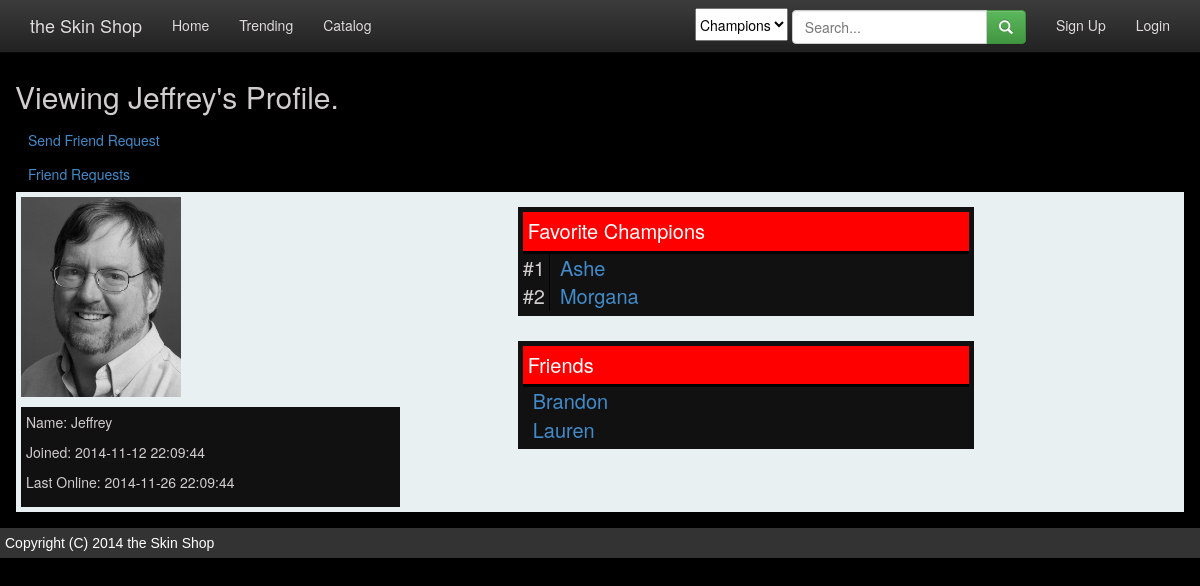
Screenshot of /profile.php?id=2 with the database file from the repository.
### tables this page shows
create table users (
	id           int(11)      NOT NULL AUTO_INCREMENT,
	user_name    varchar(255) NOT NULL,
	password     varchar(255) NOT NULL,
	avatar_img   varchar(255) NULL,
	visibility   int(11)      NOT NULL,
	is_admin     bit(1)       NOT NULL,
	last_login   datetime     NULL,
	date_created datetime     NOT NULL,
	last_updated datetime     NOT NULL,
	PRIMARY KEY (id),
	FOREIGN KEY (visibility) REFERENCES visibility_settings (id)
);

create table champions (
	id           int(11)      NOT NULL AUTO_INCREMENT,
	name         varchar(255) NOT NULL,
	title        varchar(255) NOT NULL,
	role_id      int(11)      NOT NULL,
	icon_img_url varchar(255) NULL,
	date_created datetime     NOT NULL,
	last_updated datetime     NOT NULL,
	PRIMARY KEY (id),
	FOREIGN KEY (role_id) REFERENCES champion_roles (id)
);

### _login.php (called while the page is built, shortened)
<?php
if (array_key_exists('user_id', $_SESSION)) {
    $user_id = $_SESSION['user_id'];
    $user_name = $_SESSION['user_name'];
    $b_user_logged_in = 1;
    $b_user_is_admin = $_SESSION['is_admin'];
} else {
    $user_id = 0;
}

### _paths.php (called while the page is built, shortened)
<?php
$user_avatar_img_path = "img/uploads/users/avatars";

### profile.php (the view, shortened to what this page needs)
<?php include '_header.php'; ?>
<?php include '_connect.php'; ?>
<?php include '_paths.php'; ?>
    <link rel="stylesheet" href="css/dark_styles.css"/>
<?php
if (array_key_exists('id', $_GET))
    $id = $_GET['id'];
else
    $id = $user_id;
$my_profile = ($id == $user_id) ? true : false;
$sql = <<<SQL
    SELECT *
    FROM users
    WHERE id=$id
SQL;
if (!$user_result = mysqli_query($db_connection, $sql)) {
    die('There was an error running the query [' . mysqli_error($db_connection) . ']');
}
$user = null;
if ($user_result->num_rows > 0) {
    $user = $user_result->fetch_assoc();
}
$sql = <<<SQL
   SELECT c.id as champion_id, c.name as champion_name
   FROM user_champion uc
   JOIN champions c ON uc.champion_id = c.id
   WHERE uc.user_id = $id
   ORDER BY uc.date_created
   LIMIT 5
SQL;
if (!$user_champions_result = mysqli_query($db_connection, $sql)) {
    die('There was an error running the query [' . mysqli_error($db_connection) . ']');
}
$sql = <<<SQL
   SELECT u.*
   FROM user_friend uf
   JOIN users u ON uf.friend_id = u.id
   WHERE uf.user_id = $id
   LIMIT 5
SQL;
if (!$friends_result = mysqli_query($db_connection, $sql)) {
    die('There was an error running the query [' . mysqli_error($db_connection) . ']');
}
$sql = <<<SQL
   SELECT u.*
   FROM user_friend uf
   JOIN users u ON uf.friend_id = u.id
   WHERE uf.user_id = $id
   LIMIT 5
SQL;
if (!$friends_result = mysqli_query($db_connection, $sql)) {
    die('There was an error running the query [' . mysqli_error($db_connection) . ']');
}
?>
<?php if ($user != null) { ?>
    <?php if (!$my_profile) { ?>
        <div class="row">
            <h2>Viewing <?php echo $user['user_name']; ?>'s Profile.</h2>
            <a class="btn btn-priority" href="friend_request.php">Send Friend Request</a>
        </div>
    <?php } ?>
    <div class="row">
        <a class="btn btn-priority" href="profile_list_requests.php">Friend Requests</a>
    </div>
    <div class="row page-body">
        <div class="col-md-4 basic-info">
            <div>
                <?php if ($user['avatar_img'] != null && $user['avatar_img'] != "")
                    echo "<img src='$user_avatar_img_path/{$user['avatar_img']}' height=200/>";
                else
                    echo "<img src='$user_avatar_default_img_path' height=200>";
                ?>
            </div>
            <div class="personal-info">
                <p> Name: <?php echo $user['user_name'] ?></p>
                <p>Joined: <?php echo $user['date_created'] ?></p>
                <p>Last Online: <?php echo $user['last_login'] ?></p>
            </div>
        </div>
        <div class="col-md-5 col-md-offset-1">
            <div class="detailed-info">
                <div class="title-header">Favorite Champions</div>
                <table>
                    <?php $index = 1;
                    while ($row = $user_champions_result->fetch_assoc()) {
                        echo '<tr>';
                        echo '<td class="favorite-champ-list-header">#' . $index . '</td>';
                        echo '<td class="favorite-champ-list-element">';
                        echo '<a href="show_champion.php?id=' . $row['champion_id'] . '">' . $row['champion_name'] . '</a>';
                        echo '</td>';
                        echo '</tr>';
                        $index = $index + 1;
                    } ?>
                </table>
            </div>
            <div style="height: 10px;"></div>
            <?php if ($friends_result->num_rows > 0) { ?>
                <div class="detailed-info">
                    <div class="title-header">Friends</div>
                    <table>
                        <?php
                        while ($row = $friends_result->fetch_assoc()) {
                            echo '<tr>';
                            echo '<td class="favorite-champ-list-element">';
                            echo '<a href="profile.php?id=' . $row['id'] . '">' . $row['user_name'] . '</a>';
                            echo '</td>';
                            echo '</tr>';
                        } ?>
                    </table>
                </div>
            <?php } ?>
        </div>
    </div>
<?php } else { ?>
    <div class="row page-body">
        There is no user with that id.
    </div>
<?php } ?>
<?php include '_footer.php'; ?>

### css/dark_styles.css (style rules this page uses)
body { background-color: black; color: #D1CDCE; }
.page-body { border: 1px; border-color: black; border-style: solid; background-color: #E9F0F2; }
.title-header { padding: 5px; border-style: solid; border-width: 0 0 3px 0; border-color: black; font-size: 20px; background-color: red; color: white; }
.basic-info { padding: 5px; }
.detailed-info { padding: 5px; background-color: #111; margin-top: 15px; }
.personal-info { background-color: #111; padding: 5px; margin-top: 10px; }
.favorite-champ-list-header { font-size: 20px; padding-right: 4px; border-style: solid; border-width: 0 1px 0 0; border-color: black; }
.favorite-champ-list-element { font-size: 20px; padding-left: 10px; }

### rows the page displays
users: user_name "Jeffrey", avatar_img (picture), date_created "2014-11-12 22:09:44", last_login "2014-11-26 22:09:44"
champions: name "Ashe"
champions: name "Morgana"
users: user_name "Brandon"
users: user_name "Lauren"
